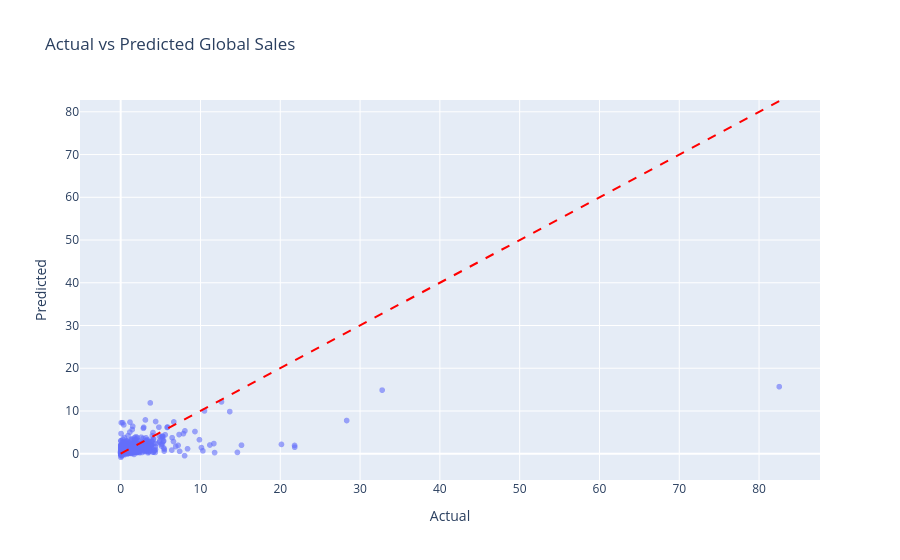

The notebook cell saved with this chart:
### Code cell
results = pd.DataFrame({
    "Actual": actual_values,
    "Predicted": predictions
})

fig = px.scatter(
    results,
    x="Actual",
    y="Predicted",
    opacity=0.6,
    title="Actual vs Predicted Global Sales"
)

# Perfect prediction line
max_value = max(results["Actual"].max(), results["Predicted"].max())

fig.add_shape(
    type="line",
    x0=0,
    y0=0,
    x1=max_value,
    y1=max_value,
    line=dict(color="red", dash="dash")
)

fig.write_image("../outputs/figures/actual_vs_predicted.png")

fig.show()

### Figure 1 — Plotly figure (JSON) as saved in the notebook; plotly's stock layout.template omitted (floating-point values rounded to 4 significant figures; data arrays with more than 128 entries replaced by an {"elided": "..."} marker saying what was removed)
{"data": [{"hovertemplate": "Actual=%{x}<br>Predicted=%{y}<extra></extra>", "legendgroup": "", "marker": {"color": "#636efa", "opacity": 0.6, "symbol": "circle"}, "mode": "markers", "name": "", "showlegend": false, "type": "scattergl", "x": {"elided": "3344 float values"}, "xaxis": "x", "y": {"elided": "3344 float values"}, "yaxis": "y"}], "layout": {"legend": {"tracegroupgap": 0}, "shapes": [{"line": {"color": "red", "dash": "dash"}, "type": "line", "x0": 0, "x1": 82.53, "y0": 0, "y1": 82.53}], "title": {"text": "Actual vs Predicted Global Sales"}, "xaxis": {"anchor": "y", "domain": [0, 1], "title": {"text": "Actual"}}, "yaxis": {"anchor": "x", "domain": [0, 1], "title": {"text": "Predicted"}}}}
